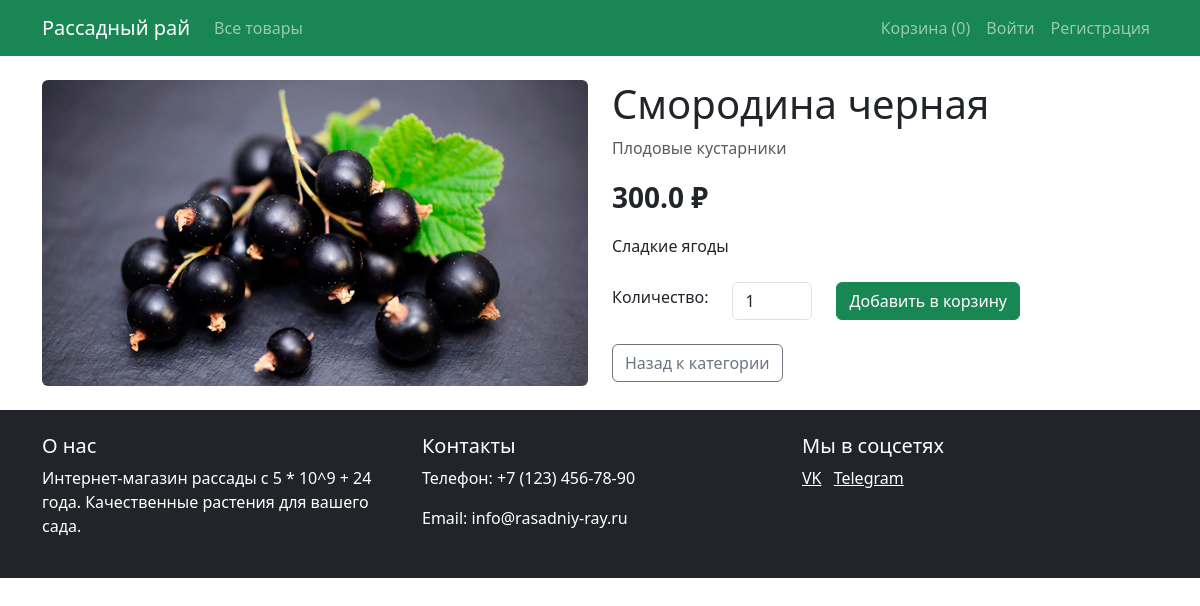
Before: /product/3 with the older database file.
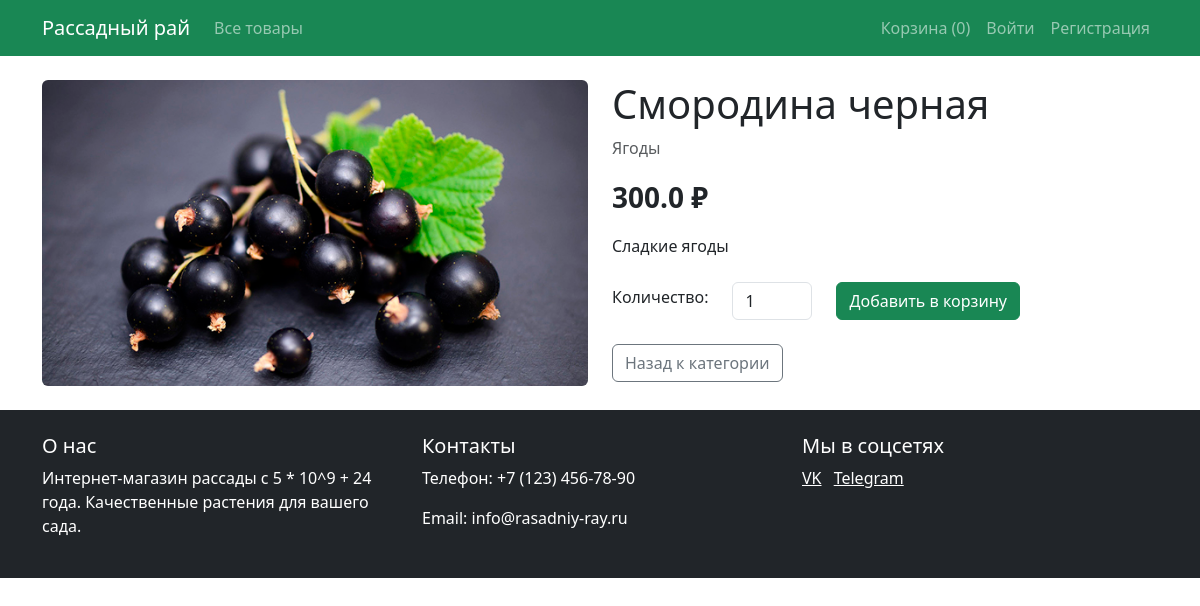
After: the same page with the newer database file.
### models.py (models this page shows)
class Category(db.Model):
    id = db.Column(db.Integer, primary_key=True)
    name = db.Column(db.String(100), nullable=False)
    products = db.relationship('Product', backref='category', lazy=True)

### app.py (the view)
@app.route('/product/<int:product_id>')
def product(product_id):
    product = Product.query.get_or_404(product_id)
    return render_template('product.html', product=product)

### app.py (called while the page is built)
@app.before_request
def fix_cart():
    if 'cart' in session and not isinstance(session['cart'], dict):
        session.pop('cart', None)

### templates/product.html (shortened to what this page needs)
{% extends "base.html" %}
{% block content %}
<div class="row">
    <div class="col-md-6">
        <img src="{{ url_for('static', filename='images/' + product.image) }}" class="img-fluid rounded" alt="{{ product.name }}">
    </div>
    <div class="col-md-6">
        <h1>{{ product.name }}</h1>
        <p class="text-muted">{{ product.category.name }}</p>
        <p class="fs-3 fw-bold">{{ product.price }} ₽</p>
        <p>{{ product.description }}</p>
        <form action="{{ url_for('add_to_cart', product_id=product.id) }}" method="POST" class="mt-4">
            <div class="row align-items-center">
                <div class="col-auto">
                    <label for="quantity" class="form-label">Количество:</label>
                </div>
                <div class="col-auto">
                    <input type="number" id="quantity" name="quantity" value="1" min="1" class="form-control" style="width: 80px;">
                </div>
                <div class="col-auto">
                    <button type="submit" class="btn btn-success">Добавить в корзину</button>
                </div>
            </div>
        </form>
        <div class="mt-4">
            <a href="{{ url_for('products', category_id=product.category_id) }}" class="btn btn-outline-secondary">
                Назад к категории
            </a>
        </div>
    </div>
</div>
{% endblock %}

Changed rows visible on the page:
changed Category: category.name "Плодовые кустарники" → "Ягоды"
